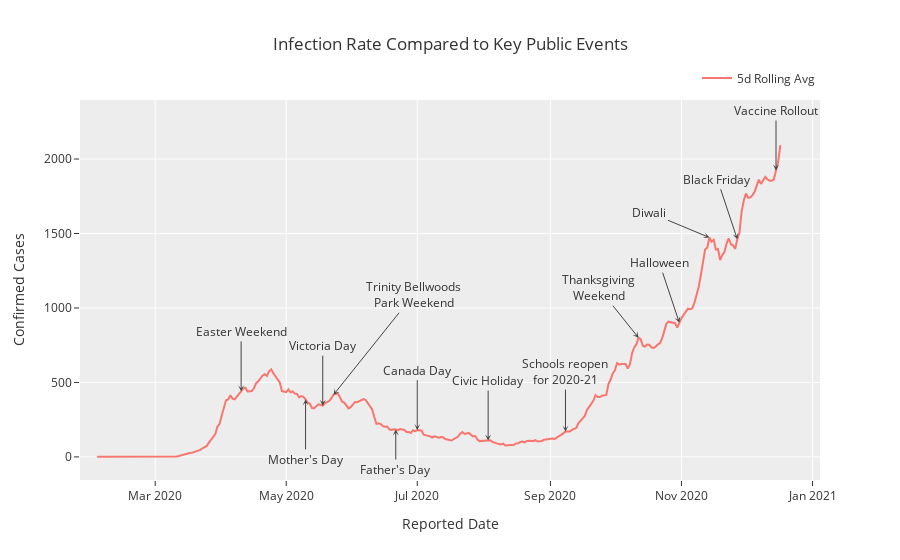

Source (notebook cell):
### Code cell
#hide_input

fig_public = go.Figure()
fig_public.add_trace(go.Scatter(x=df_testing['Reported Date'],
                               y=df_testing['New Cases 5 Day Average'],
                               mode="lines",
                               #line=dict(color="maroon", dash="dot"),
                               name='5d Rolling Avg',
                               showlegend=True
))

fig_public.update_layout(annotations=public_dates_annot,
                        title="Infection Rate Compared to Key Public Events",
                        template='ggplot2',
                        width=1000,
                        xaxis_title="Reported Date",
                        yaxis_title="Confirmed Cases")

fig_public.update_layout(legend=dict(
    orientation="h",
    yanchor="bottom",
    y=1.02,
    xanchor="right",
    x=1,))

### Figure 1 — Plotly figure (JSON) as saved in the notebook; plotly's stock layout.template omitted (floating-point values rounded to 4 significant figures; data arrays with more than 128 entries replaced by an {"elided": "..."} marker saying what was removed)
{"data": [{"mode": "lines", "name": "5d Rolling Avg", "showlegend": true, "type": "scatter", "x": {"elided": "316 str values"}, "y": {"elided": "316 int values"}}], "layout": {"annotations": [{"arrowhead": 3, "ax": 0, "ay": -60, "showarrow": true, "text": "Easter Weekend", "x": "2020-04-10", "xref": "x", "y": 440, "yref": "y"}, {"arrowhead": 3, "ax": 0, "ay": 60, "showarrow": true, "text": "Mother's Day", "x": "2020-05-10", "xref": "x", "y": 386, "yref": "y"}, {"arrowhead": 3, "ax": 0, "ay": -60, "showarrow": true, "text": "Victoria Day", "x": "2020-05-18", "xref": "x", "y": 344, "yref": "y"}, {"arrowhead": 3, "ax": 80, "ay": -100, "showarrow": true, "text": "Trinity Bellwoods<br>Park Weekend", "x": "2020-05-23", "xref": "x", "y": 417, "yref": "y"}, {"arrowhead": 3, "ax": 0, "ay": 40, "showarrow": true, "text": "Father's Day", "x": "2020-06-21", "xref": "x", "y": 184, "yref": "y"}, {"arrowhead": 3, "ax": 0, "ay": -60, "showarrow": true, "text": "Canada Day", "x": "2020-07-01", "xref": "x", "y": 180, "yref": "y"}, {"arrowhead": 3, "ax": 0, "ay": -60, "showarrow": true, "text": "Civic Holiday", "x": "2020-08-03", "xref": "x", "y": 110, "yref": "y"}, {"arrowhead": 3, "ax": 0, "ay": -60, "showarrow": true, "text": "Schools reopen<br>for 2020-21", "x": "2020-09-08", "xref": "x", "y": 170, "yref": "y"}, {"arrowhead": 3, "ax": -40, "ay": -50, "showarrow": true, "text": "Thanksgiving<br>Weekend", "x": "2020-10-12", "xref": "x", "y": 800, "yref": "y"}, {"arrowhead": 3, "ax": -20, "ay": -60, "showarrow": true, "text": "Halloween", "x": "2020-10-31", "xref": "x", "y": 901, "yref": "y"}, {"arrowhead": 3, "ax": -60, "ay": -25, "showarrow": true, "text": "Diwali", "x": "2020-11-14", "xref": "x", "y": 1473, "yref": "y"}, {"arrowhead": 3, "ax": -20, "ay": -60, "showarrow": true, "text": "Black Friday", "x": "2020-11-27", "xref": "x", "y": 1461, "yref": "y"}, {"arrowhead": 3, "ax": 0, "ay": -60, "showarrow": true, "text": "Vaccine Rollout", "x": "2020-12-15", "xref": "x", "y": 1923, "yref": "y"}], "autosize": true, "legend": {"orientation": "h", "x": 1, "xanchor": "right", "y": 1.02, "yanchor": "bottom"}, "title": {"text": "Infection Rate Compared to Key Public Events"}, "xaxis": {"autorange": true, "range": ["2020-01-26", "2020-12-28 21:15:25.7143"], "title": {"text": "Reported Date"}, "type": "date"}, "yaxis": {"autorange": true, "range": [-429.4, 2738.0], "title": {"text": "Confirmed Cases"}, "type": "linear"}}}
